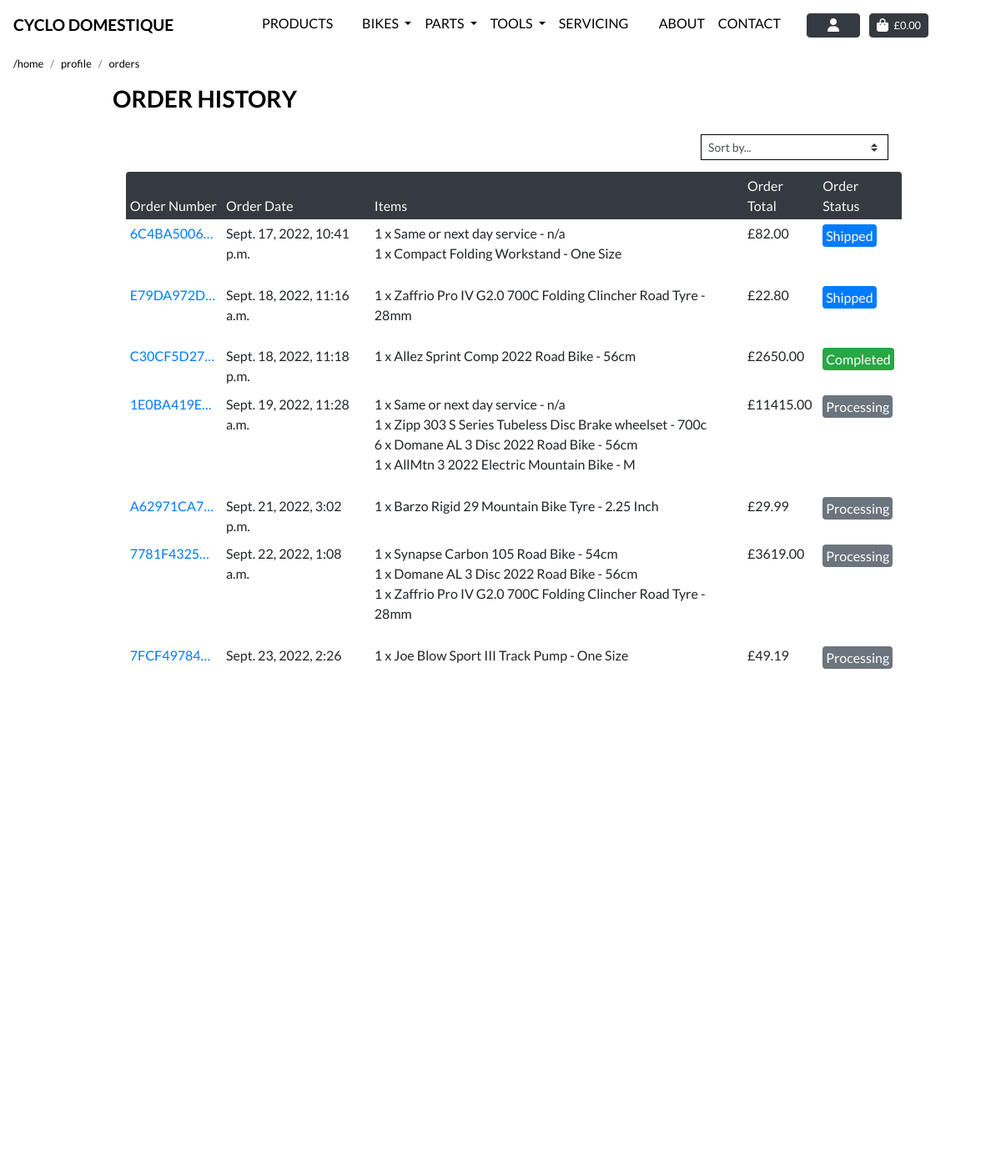
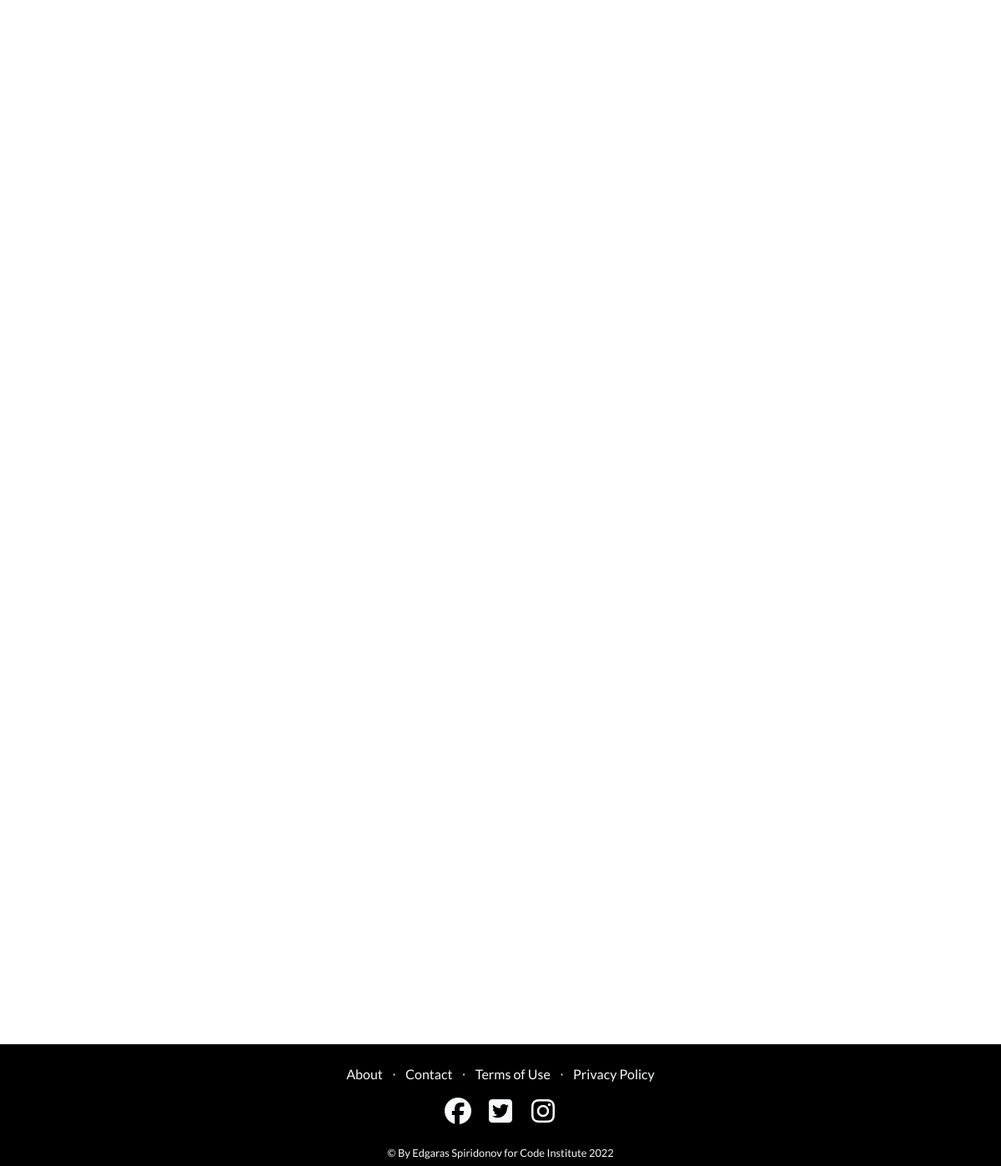
Screenshot of /profile/orders/ (signed in) with the database file from the repository (2 pictures, top to bottom).
### checkout/models.py (models this page shows, shortened)
class Order(models.Model):
    order_number = models.CharField(max_length=32, null=False, editable=False)
    user_profile = models.ForeignKey(UserProfile, on_delete=models.SET_NULL,
                                     null=True, blank=True,
                                     related_name='orders')
    full_name = models.CharField(max_length=50, null=False, blank=False)
    email = models.EmailField(max_length=254, null=False, blank=False)
    phone_number = models.CharField(max_length=20, null=False, blank=False)
    town_or_city = models.CharField(max_length=40, null=False, blank=False)
    street_address1 = models.CharField(max_length=80, null=False, blank=False)
    street_address2 = models.CharField(max_length=80, null=True, blank=True)
    county = models.CharField(max_length=80, null=True, blank=True)
    country = CountryField(blank_label='Country *', null=False, blank=False)
    postcode = models.CharField(max_length=20, null=True, blank=True)
    date = models.DateTimeField(auto_now_add=True)
    delivery_cost = models.DecimalField(max_digits=6,
                                        decimal_places=2,
                                        null=False, default=0)
    order_total = models.DecimalField(max_digits=10,
                                      decimal_places=2,
                                      null=False, default=0)
    grand_total = models.DecimalField(max_digits=10,
                                      decimal_places=2,
                                      null=False, default=0)
    original_basket = models.TextField(null=False, blank=False, default='')
    stripe_pid = models.CharField(max_length=254,
                                  null=False, blank=False, default='')
    status = models.IntegerField(choices=status, default=0)

class OrderLineItem(models.Model):
    order = models.ForeignKey(Order, null=False, blank=False,
                              on_delete=models.CASCADE,
                              related_name='lineitems')
    product = models.ForeignKey(Product, null=False, blank=False,
                                on_delete=models.CASCADE)
    sku = models.CharField(max_length=254, null=True, blank=True)
    product_size = models.CharField(max_length=10, null=True, blank=True)
    quantity = models.IntegerField(null=False, blank=False, default=0)
    lineitem_total = models.DecimalField(max_digits=6, decimal_places=2,
                                         null=False, blank=False,
                                         editable=False)

### products/models.py (models this page shows, shortened)
class Product(models.Model):
    category = models.ForeignKey('Category', null=True, blank=True,
                                 on_delete=models.SET_NULL)
    sku = models.CharField(max_length=254, null=True, blank=True)
    brand = models.CharField(max_length=254)
    name = models.CharField(max_length=254)
    size = models.CharField(max_length=254, null=True, blank=True)
    amount = models.DecimalField(max_digits=10, decimal_places=0, default=10)
    color = models.CharField(max_length=30, null=True, blank=True)
    description = models.TextField(max_length=254, null=True, blank=True)
    full_description = models.TextField(blank=True, null=True)
    key_features = models.TextField(blank=True, null=True)
    price = models.DecimalField(max_digits=6, decimal_places=2)
    rating = models.DecimalField(max_digits=6, decimal_places=1,
                                 null=True, blank=True)
    image = models.ImageField(null=True, blank=True)
    image_url = models.URLField(max_length=1024, null=True, blank=True)

### profiles/views.py (the view, shortened to what this page needs)
# urls.py: path('orders/', views.profile_orders, name='profile_orders'),
@login_required
def profile_orders(request):
    user_profile = get_object_or_404(UserProfile, user=request.user)
    orders = user_profile.orders.all()
    categories = None
    sort = None
    direction = None
    current_sorting = f'{sort}_{direction}'
    template = 'profiles/orders.html'
    context = {
        'orders': orders,
        'current_categories': categories,
        'current_sorting': current_sorting,
        'on_inventory_page': True,
    }
    return render(request, template, context)

### profiles/templates/profiles/orders.html (shortened to what this page needs)
{% extends "base.html" %}
{% load static %}
{% block extra_css %}
    <link rel="stylesheet" href="{% static 'profiles/css/profile.css' %}">
    <link rel="stylesheet" href="{% static 'css/page_navbar.css' %}">
{% endblock %}
{% block page_header %}
<div class="header-container header-mobile">
</div>
{% endblock %}
{% block content %}
<div class="ml-3">
    <div class="col-md-12 px-0 mb-1">
        <nav aria-label="breadcrumb">
          <ol class="breadcrumb bg-transparent pl-0 mb-0  small">
            <li class="breadcrumb-item"><a class="text-black text-lowercase" href="/">/home</a></li>
            <li class="breadcrumb-item"><a class="text-black text-lowercase" href="/profile">profile</a></li>
            <li class="breadcrumb-item"><a class="text-black text-lowercase" href="/profile/orders">orders</a></li>
          </ol>
        </nav>
    </div>
</div>
<div class="container">
    <div class="row">
        <div class="col">
            <h3 class="text-black text-uppercase font-weight-bold mb-3 text-left"> Order History</h3>
        </div>
    </div>
    <div class="row mt-1 mb-2">
        <div class="col-6">
            <a class="btn btn-sm my-3 text-white text-left" href=""></a>
        </div>
        <div class="col-6  my-auto  order-md-last d-flex justify-content-center justify-content-md-end">
            <div class="sort-select-wrapper w-50">
                <select id="sort-selector" class="custom-select custom-select-sm rounded-0 border border-{% if current_sorting != 'None_None' %}black{% else %}black{% endif %}">
                    <option value="reset" {% if current_sorting == 'None_None' %}selected{% endif %}>Sort by...</option>
                </select>
            </div>
        </div>
    </div>
    <div class="row mob-nav-header-hide">
        <div class="col-12 ml-3">
            <div class="order-history table-responsive rounded">
                <table class="table table-sm table-borderless">
                    <thead class="rounded">
                        <tr class="text-light bg-dark rounded py-1 px-1">
                            <th class="font-weight-normal">Order Number</th>
                            <th class="font-weight-normal">Order Date</th>
                            <th class="font-weight-normal">Items</th>
                            <th class="font-weight-normal">Order Total</th>
                            <th class="font-weight-normal">Order Status</th>
                        </tr>
                    </thead>
                    <tbody>
                        {% for order in orders %}
                            <tr>
                                <td>
                                    <a href="{% url 'order_history' order.order_number %}"
                                    title="{{ order.order_number }}">
                                        {{ order.order_number|truncatechars:10 }}
                                    </a>
                                </td>
                                <td>{{ order.date }}</td>
                                <td>
                                    <ul class="list-unstyled">
                                        {% for item in order.lineitems.all %}
                                            <li class="">
                                                {{ item.quantity }} x {{ item.product.name }}
                                                    - {{ item.product.size }}
                                            </li>
                                        {% endfor %}
                                    </ul>
                                </td>
                                <td class="poundSign currency">{{ order.grand_total }}</td>
                                <td class="pt-2">
                                    {% if order.status == 1 %}
                                        <span class="p-1 rounded bg-primary text-white ">Shipped</span>
                                    {% elif order.status == 2 %}
                                        <span class="p-1 rounded bg-success text-white ">Completed</span>
                                    {% elif order.status == 3 %}
                                        <span class="p-1 rounded bg-warning text-dark">Hold</span>
                                    {% elif order.status == 4 %}
                                        <span class="p-1 rounded bg-danger text-white">Canceled</span>
                                    {% else %}
                                        <span class="p-1 rounded bg-secondary text-white">Processing</span>
                                    {% endif %}
                                </td>
                            </tr>
                        {% endfor %}
                    </tbody>
                </table>
            </div>
        </div>
    </div>
</div>
{% include "includes/footer.html" %}
{% endblock %}

### static/css/base.css (style rules this page uses)
html { height: 100%; margin: 0; }
body { padding-bottom: calc(20vh); position: relative; min-height: 100%; font-family: 'Lato'; overflow-x: hidden; }
.text-black { color: black !important; }
.border-black { border: 1px solid black !important; }
.poundSign:before { content: '£'; }
@media (min-width: 1200px) { .container { max-width: 80%; } }
.header-container { padding-top: 55px; }

### profiles/static/profiles/css/profile.css (style rules this page uses)
.order-history { max-height: 600px; overflow-y: auto; }

### rows the page displays
Order: order_number "6C4BA5006…", date "Sept. 17, 2022, 10:41 p.m.", grand_total "82.00", status "Shipped"
OrderLineItem: quantity "1", product.name "Same or next day service", product.size "n/a"
OrderLineItem: quantity "1", product.name "Compact Folding Workstand", product.size "One Size"
Order: order_number "E79DA972D…", date "Sept. 18, 2022, 11:16 a.m.", grand_total "22.80", status "Shipped"
OrderLineItem: quantity "1", product.name "Zaffrio Pro IV G2.0 700C Folding Clincher Road Tyre", product.size "28mm"
Order: order_number "C30CF5D27…", date "Sept. 18, 2022, 11:18 p.m.", grand_total "2650.00", status "Completed"
OrderLineItem: quantity "1", product.name "Allez Sprint Comp 2022 Road Bike", product.size "56cm"
Order: order_number "1E0BA419E…", date "Sept. 19, 2022, 11:28 a.m.", grand_total "11415.00", status "Processing"
OrderLineItem: quantity "1", product.name "Same or next day service", product.size "n/a"
OrderLineItem: quantity "1", product.name "Zipp 303 S Series Tubeless Disc Brake wheelset", product.size "700c"
OrderLineItem: quantity "6", product.name "Domane AL 3 Disc 2022 Road Bike", product.size "56cm"
OrderLineItem: quantity "1", product.name "AllMtn 3 2022 Electric Mountain Bike", product.size "M"
Order: order_number "A62971CA7…", date "Sept. 21, 2022, 3:02 p.m.", grand_total "29.99", status "Processing"
OrderLineItem: quantity "1", product.name "Barzo Rigid 29 Mountain Bike Tyre", product.size "2.25 Inch"
Order: order_number "7781F4325…", date "Sept. 22, 2022, 1:08 a.m.", grand_total "3619.00", status "Processing"
OrderLineItem: quantity "1", product.name "Synapse Carbon 105 Road Bike", product.size "54cm"
OrderLineItem: quantity "1", product.name "Domane AL 3 Disc 2022 Road Bike", product.size "56cm"
OrderLineItem: quantity "1", product.name "Zaffrio Pro IV G2.0 700C Folding Clincher Road Tyre", product.size "28mm"
Order: order_number "7FCF49784…", date "Sept. 23, 2022, 2:26…", grand_total "49.19", status "Processing"
OrderLineItem: quantity "1", product.name "Joe Blow Sport III Track Pump", product.size "One Size"
